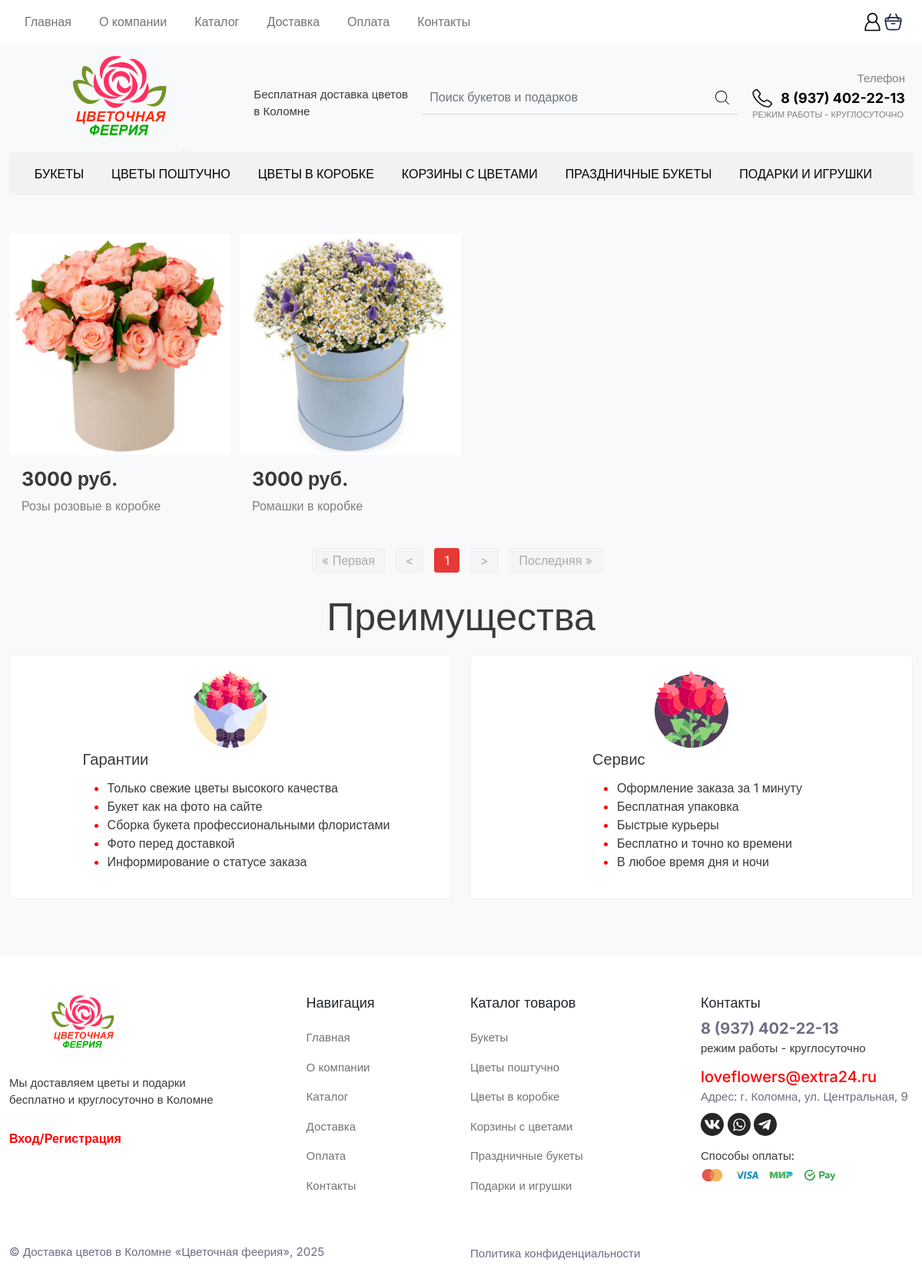
/catalog_korobki.php, run on the app's committed database.
### tables this page shows
CREATE TABLE `Products` (
  `id` int NOT NULL,
  `name` varchar(55) NOT NULL,
  `Price` varchar(10) NOT NULL,
  `category_id` int NOT NULL,
  `description` text NOT NULL,
  `image` varchar(255) NOT NULL,
  `created` datetime NOT NULL
);

### objects/product.php (called while the page is built, shortened)
<?php
class Product
{
    private $conn;
    private $table_name = "Products";
    public function __construct($db)
    {
        $this->conn = $db;
    }
    function readAll($from_record_num, $records_per_page, $category_id = null)
    {
        $query = "SELECT
                    id, name, description, price, category_id, image
                FROM
                    " . $this->table_name;
        if ($category_id !== null) {
            $query .= " WHERE category_id = :category_id";
        }
        $query .= " ORDER BY name ASC
                    LIMIT
                    {$from_record_num}, {$records_per_page}";
        $stmt = $this->conn->prepare($query);
        if ($category_id !== null) {
            $stmt->bindParam(":category_id", $category_id);
        }
        $stmt->execute();
        return $stmt;
    }
}

### catalog_korobki.php (the view, shortened to what this page needs)
<!DOCTYPE html>
<html lang="en">
<head>
    <link href="https://cdn.jsdelivr.net/npm/bootstrap@5.0.2/dist/css/bootstrap.min.css" rel="stylesheet"
>
    <link rel="stylesheet" href="css/style.css">
    <link rel="stylesheet" href="https://cdn.jsdelivr.net/npm/bootstrap@5.1.3/dist/css/bootstrap.min.css"
>
        <link rel="stylesheet" href="./css/bootstrap.min.css">
</head>
<body id="catalog">
    <?php include_once "components/header.php";
    include_once "config/core.php";
    include_once "objects/product.php";
    $database = new Database();
    $db = $database->getConnection();
    ?>
    <section id="cards" class="bg-light" style="padding-top:40px">
        <?php
        include_once "objects/product.php";
        $database = new Database();
        $db = $database->getConnection();
        $product = new Product($db);
        $page = isset ($_GET['page']) ? $_GET['page'] : 1;
        $records_per_page = 4;
        $start_from = ($page - 1) * $records_per_page;
        $stmt = $product->readAll($start_from, $records_per_page, 5);
        if ($stmt->rowCount() > 0) {
            echo "<div class='container-xxl'>";
            echo "<div class='row'>";
            while ($row = $stmt->fetch(PDO::FETCH_ASSOC)) {
                echo "<div class='col-md-3'>";
                echo "<div class='card' style='width: 18rem; border:none;'>";
                if (isset ($row['image']) && !empty ($row['image'])) {
                    echo "<a href='read_product.php?id={$row['id']}' class='card-photo'><img src='uploads/{$row['image']}' class='card-img-top'></a>";
                } else {
                    echo "Изображение не найдено.";
                }
                echo "<div class='card-body bg-light text-start'>";
                echo "<h5 class='card-title' style='font-size:25px; font-weight:700; text-align:left;'>{$row['price']} руб.</h5>";
                echo "<p class='card-text'><a href='#' style='text-decoration:none; color:gray;'>{$row['name']}</a></p>";
                echo "</div>";
                echo "</div>";
                echo "</div>";
            }
            echo "</div>";
            echo "</div>";
            include_once "paging.php";
        } else {
            echo "<p>Нет доступных товаров.</p>";
        }
        ?>
        <?php include_once "components/prem.php"; ?>
    </section>
    <?php include_once "components/footer.php"; ?>
</body>
</html>

### css/style.css (style rules this page uses)
* { box-sizing: border-box; }
body { font-family: 'Inter', sans-serif !important; line-height: 1.5 !important; }
.card-title { text-align: center; font-size: 20px; font-weight: 500; color: #383a3e; }
.card-photo { overflow: hidden; }
.card-photo img { transition: 0.5s; }

### data on the page
products: image (picture), Price "3000", name "Розы розовые в коробке"
products: image (picture), Price "3000", name "Ромашки в коробке"
